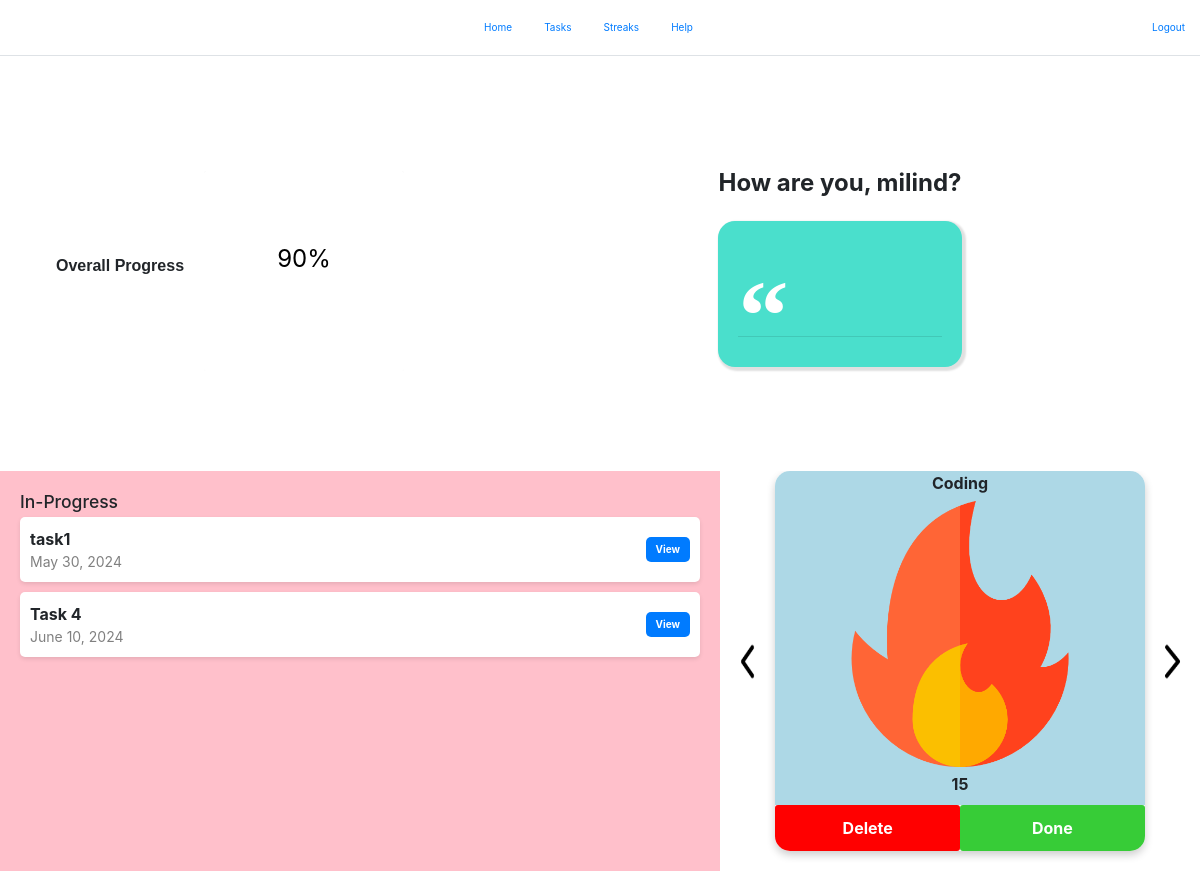
Before: / (signed in) with the older database file.
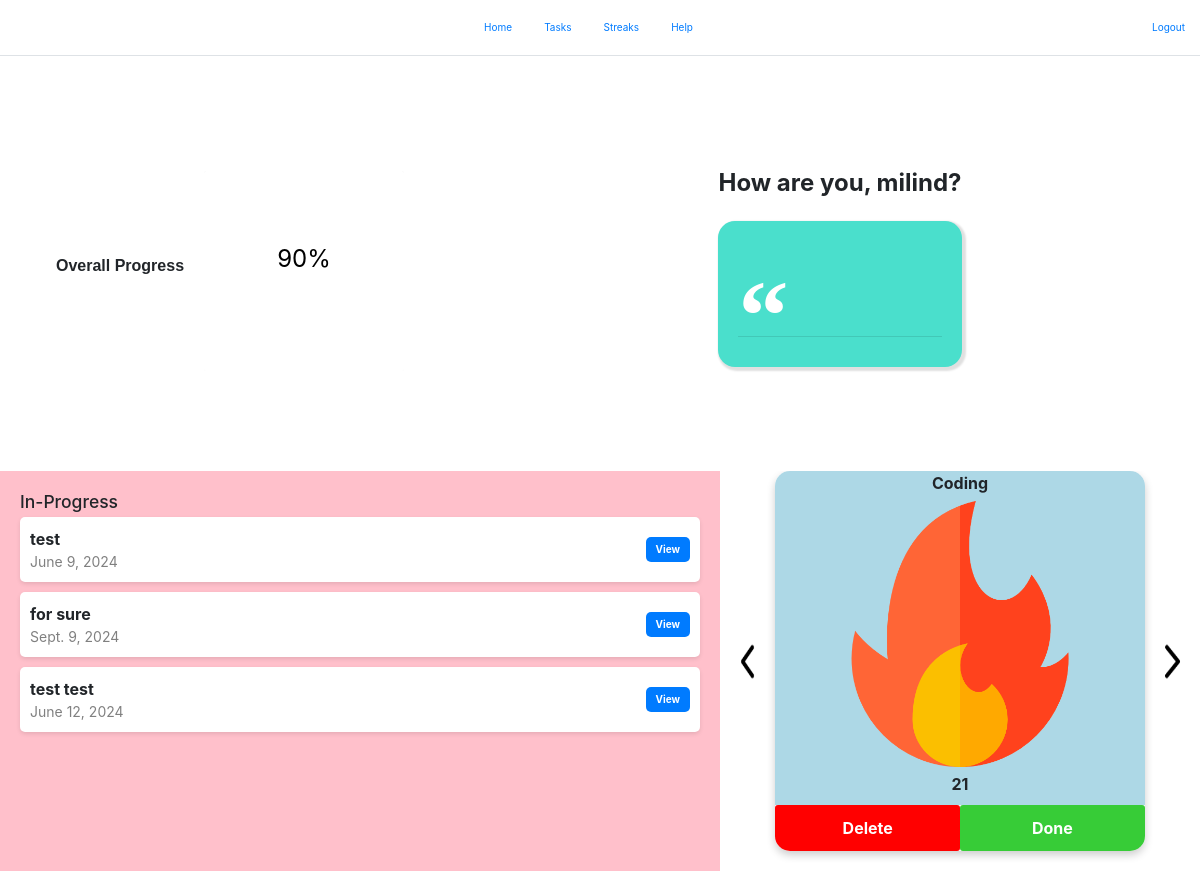
After: the same page with the newer database file.
### Tasks/models.py (models this page shows, shortened)
class Task(models.Model):
    TO_DO = 'to-do'
    IN_PROGRESS = 'in progress'
    DONE = 'done'
    PROGRESS_STATUS_CHOICES = [
        (TO_DO, 'To-Do'),
        (IN_PROGRESS, 'In Progress'),
        (DONE, 'Done'),
    ]
    title = models.CharField(max_length=255)
    due_date = models.DateField()
    created_date = models.DateTimeField(auto_now_add=True)
    description = models.TextField()
    progress_status = models.CharField(
        max_length=20,
        choices=PROGRESS_STATUS_CHOICES,
        default=TO_DO,
    )
    owner = models.ForeignKey('auth.User', related_name='tasks',on_delete=models.CASCADE)

### Streaks/models.py (models this page shows, shortened)
class Streak(models.Model):
    title = models.CharField(max_length=255)
    days = models.IntegerField()
    owner = models.ForeignKey('auth.User', related_name='streaks',on_delete=models.CASCADE)

### myapp/views.py (the view)
# urls.py: path("",HomeView.as_view(), name='home'),
class HomeView(LoginRequiredMixin, TemplateView):
    template_name = 'home.html'
    def get_context_data(self, **kwargs):
        context = super().get_context_data(**kwargs)
        in_progress_tasks = Task.objects.filter(owner=self.request.user, progress_status=Task.IN_PROGRESS)
        context['in_progress_tasks'] = in_progress_tasks
        try:
            first_streak = Streak.objects.filter(owner=self.request.user).first()
            if first_streak:
                streak_data = {
                    'title': first_streak.title,
                    'days': first_streak.days,
                    'id' : first_streak.id,
                }
                context['streak'] = streak_data
            else:
                context['streak'] = None
        except Streak.DoesNotExist:
            context['streak'] = None
        return context

### templates/home.html (shortened to what this page needs)
{% extends "base.html" %}
{% block content %}
{% load static %}
<div class="red-half">
    <div class="left-section">
            <p>Overall Progress</p>
            <div class="progress blue">
                <span class="progress-left">
                </span>
                <span class="progress-right">
                </span>
                <div class="progress-value">90%</div>
            </div>
    </div>
    <div class="right-section">
        <div>
            <p class="greeting">How are you, {{ user.username }}?</p>
            <blockquote class="quote-box">
                <p class="quotation-mark">“</p>
                <hr>
            </blockquote>
        </div>
    </div>
</div>
<div class="green-half">
    <div class="pink-section">
        <h3 class="tasks-title">In-Progress</h3>
        {% for task in in_progress_tasks %}
        <div class="task-bar">
            <div>
                <div class="task-title">{{ task.title }}</div>
                <div class="task-date">{{ task.due_date }}</div>
            </div>
            <button class="task-button">View</button>
        </div>
        {% endfor %}
    </div>
    <div class="orange-section">
        <div class="left-button">
            <img src="{% static 'icons/left.png' %}" alt="">
        </div>
        <div class="floating-card">
            <div class="img-text">
                <div class="streak-title">{{ streak.title }}</div> </div>
            <div class="img-container">
                <img src="{% static 'icons/streak.png' %}" alt="Streak Image" class="floating-card-image">
            </div>
            <div class="streak-info">
                <p>{{ streak.days }}</p> </div>
            <div class="streak-buttons">
                <button class="button-red">Delete</button>
                <button class="button-green">Done</button>
            </div>
        </div>
        <div class="right-button">
            <img src="{% static 'icons/next.png' %}" alt="">
        </div>
    </div>
</div>
{% endblock %}

### templates/base.html (shortened to what this page needs)
{% load static %}
<!DOCTYPE html>
<html lang="en">
<head>
    <link href="https://stackpath.bootstrapcdn.com/bootstrap/4.5.2/css/bootstrap.min.css" rel="stylesheet">
    <link href="//maxcdn.bootstrapcdn.com/bootstrap/3.3.0/css/bootstrap.min.css" rel="stylesheet" id="bootstrap-css">
    <link href="https://stackpath.bootstrapcdn.com/bootstrap/4.5.2/css/bootstrap.min.css" rel="stylesheet">
    <link href="{% static 'css/style.css' %}" rel="stylesheet">
    <link href="{% static 'css/task.css' %}" rel="stylesheet">
    <link href="{% static 'css/form.css' %}" rel="stylesheet">
    <link href="{% static 'css/streak.css' %}" rel="stylesheet">
    <link href="{% static 'css/view-streak.css' %}" rel="stylesheet">
</head>
<body>
    <header class="d-flex flex-wrap justify-content-between py-3 mb-4 border-bottom">
        <a href="/" class="d-flex align-items-center mb-3 mb-md-0 ms-md-auto link-body-emphasis text-decoration-none">
            <svg class="bi me-2" width="40" height="32"><use xlink:href="#bootstrap"></use></svg>
        </a>
        <ul class="nav nav-pills">
            <li class="nav-item"><a href="{% url 'home' %}" class="nav-link" aria-current="page">Home</a></li>
            <li class="nav-item"><a href="{% url 'view_task' %}" class="nav-link">Tasks</a></li>
            <li class="nav-item"><a href="{% url 'streak-view' %}" class="nav-link">Streaks</a></li>
            <li class="nav-item"><a href="#" class="nav-link">Help</a></li>
        </ul>
        <ul class="nav nav-pills">
            <li class="nav-item">
                <a href="#" class="nav-link">Logout</a>
            </li>
        </ul>
    </header>
    {% block content %}
    {% endblock %}
</body>
</html>

### static/css/style.css (style rules this page uses)
.progress { box-sizing: border-box; background: none; margin: 20px; position: relative; aspect-ratio: 1; min-width: 200px; min-height: 200px; }
.progress:after { content: ""; width: 100%; height: 100%; border-radius: 50%; position: absolute; top: 0; left: 0; }
.progress > span { width: 50%; height: 100%; overflow: hidden; position: absolute; top: 0; z-index: 1; }
.progress .progress-left { left: 0; background-color: white; }
.progress .progress-right { right: 0; background-color: white; }
.progress .progress-value { width: 90%; height: 90%; border-radius: 50%; font-size: 24px; color: black; line-height: 135px; text-align: center; position: absolute; top: 5%; left: 5%; z-index: 2; }
.progress-value { color: black; padding-top: 10px; z-index: 2; }
.red-half { height: 50vh; display: flex; }
.left-section { width: 40%; background-color: white; position: relative; display: flex; align-items: center; justify-content: center; }
.left-section>p { font-family: Verdana, Geneva, Tahoma, sans-serif; font-weight: bold; font-size: medium; }
.right-section { width: 60%; display: flex; align-items: center; justify-content: center; background-color: white; padding: 20px; box-sizing: border-box; }
.green-half { height: 50vh; display: flex; }
.pink-section { width: 60%; background-color: pink; overflow-y: auto; padding: 20px; }
.orange-section { width: 40%; background-color: white; display: flex; position: relative; overflow: hidden; padding-bottom: 20px; }
.left-button, .right-button { width: 15%; height: auto; display: flex; align-items: center; justify-content: center; }
.floating-card { width: 100%; height: 100%; background-color: white; box-shadow: 0 4px 8px rgba(0, 0, 0, 0.2); border-radius: 15px; text-align: center; overflow: hidden; display: flex; flex-direction: column; justify-content: center; align-items: center; }
.img-text { height: 10%; font: bold; font-size: medium; font-weight: bold; width: 100%; background-color: lightblue; }
.img-container { height:70%; width: 100%; flex: 1; display: flex; align-items: center; justify-content: center; background-color: lightblue; }
.img-container img { max-width: 100%; max-height: 100%; object-fit: contain; }
.streak-buttons { display: flex; justify-content: space-around; width: 100%; height: 15%; }
.streak-info { height: 10%; width: 100%; padding-top:5px; background-color: lightblue; font: bold; font-size: medium; font-weight: bold; }
.button-red, .button-green { width: 50%; border: none; cursor: pointer; font-size: medium; font-weight: bold; }
.button-red { background-color: red; color: white; }
.button-green { background-color: rgb(55, 204, 55); color: white; }
blockquote { border-left: none; }
.quote-box { overflow: hidden; border-radius: 17px; background-color: #4ADFCC; color: white; box-shadow: 2px 2px 2px 2px #E0E0E0; padding: 20px; }
.quotation-mark { font-weight: bold; font-size: 100px; color: white; font-family: "Times New Roman", Georgia, Serif; }
.greeting { font-size: 24px; font-weight: bold; margin-bottom: 20px; }
.task-bar { background-color: white; border-radius: 5px; padding: 10px; margin-bottom: 10px; display: flex; justify-content: space-between; align-items: center; box-shadow: 0 2px 4px rgba(0, 0, 0, 0.1); }
.task-title { font-size: 16px; font-weight: bold; }
.task-date { font-size: 14px; color: gray; }
.task-button { background-color: #007bff; color: white; border: none; padding: 5px 10px; border-radius: 5px; cursor: pointer; }
.left-button>img { height: 15%; width: 70%; }
.right-button>img { height: 15%; width: 70%; }

### static/css/task.css (style rules this page uses)
.task-bar { background-color: white; border-radius: 5px; padding: 10px; margin-bottom: 10px; display: flex; justify-content: space-between; align-items: center; box-shadow: 0 2px 4px rgba(0, 0, 0, 0.1); }
.task-title { font-size: 16px; font-weight: bold; }
.task-date { font-size: 14px; color: gray; }
.task-button { background-color: #007bff; color: white; border: none; padding: 5px 10px; border-radius: 5px; cursor: pointer; font-weight: bold; }

### static/css/streak.css (style rules this page uses)
.task-bar { background-color: white; border-radius: 5px; padding: 10px; margin-bottom: 10px; display: flex; justify-content: space-between; align-items: center; box-shadow: 0 2px 4px rgba(0, 0, 0, 0.1); }
.task-title { font-size: 16px; font-weight: bold; }
.task-date { font-size: 14px; color: gray; }
.task-button { background-color: #007bff; color: white; border: none; padding: 5px 10px; border-radius: 5px; cursor: pointer; font-weight: bold; }

Changed rows visible on the page:
removed Task: title "task1", due_date "May 30, 2024"
removed Task: title "Task 4", due_date "June 10, 2024"
added Task: title "test", due_date "June 9, 2024"
added Task: title "for sure", due_date "Sept. 9, 2024"
added Task: title "test test", due_date "June 12, 2024"
Other visible differences:
{{ streak.days }}: "15" → "21"
